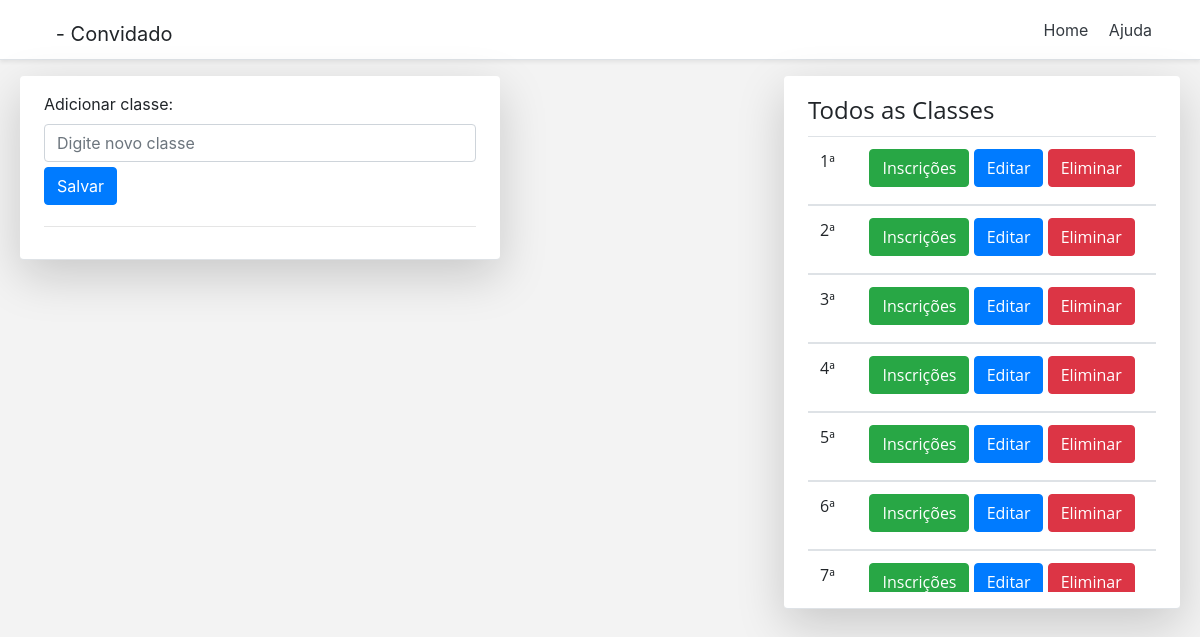
Screenshot of /paginas/area_classes.php (signed in) with the database file from the repository.
### tables this page shows
CREATE TABLE IF NOT EXISTS `classe` (
  `id_classe` int(11) NOT NULL AUTO_INCREMENT,
  `classe` varchar(50) NOT NULL,
  PRIMARY KEY (`id_classe`)
);

### paginas/area_classes.php (the view, shortened to what this page needs)
<?php
include('../php/conexao.php');
?>
<!doctype html>
<html lang="">
  <head>
    <link href="../assets/bootstrap/css/bootstrap.min.css" rel="stylesheet">
    <link href="../assets/fontawesome/all.min.css" rel="stylesheet">
    <link href="pricing.css" rel="stylesheet">
  </head>
  <body>
    <div class="menu d-flex flex-column flex-md-row align-items-center p-3 px-md-4 mb-3 bg-white border-bottom shadow-sm">
      <h5 class="my-0 mr-md-auto font-weight-normal">
        <i class=" user fas fa-user-tie"></i> - <?php echo $_SESSION['usuario']; ?>
      </h5>
      <nav class="my-2 my-md-0 mr-md-3">
        <a class="p-2 text-dark" href="home.php">Home</a>
        <a class="p-2 text-dark" data-toggle="modal" data-target="#exampleModal">Ajuda</a>
      </nav>
    </div>
    <div class="form p-3 px-md-4 mb-3 bg-white border-bottom shadow-lg p3 md-5 rounded">
      <form action="../php/add_classe.php" method="post" autocomplete="off">
        <label>Adicionar classe:</label>
        <input type="text" name="classe" class="form-control" placeholder="Digite novo classe" required>
        <a class="btn btn-primary" data-toggle="modal" data-target="#modalsalvar">Salvar</a>
      </form><hr>
    </div>
    <div class="tabla p-3 px-md-4 mb-3 bg-white border-bottom shadow-lg p3 md-5 rounded">
      <div  id="descer">
        <legend>Todos as Classes</legend>
          <div class="table-responsive">
            <table class="table table-hover">
                <?php
                  $lista_classe = mysqli_query($conexao,"SELECT * FROM classe");
                  while($resultado = mysqli_fetch_array($lista_classe)){
                  $classe = $resultado['classe'];
                ?>
              <tbody>
                <tr>
                  <td><span class="text-center"><?php echo $classe?></span></td>
                  <td>
                    <?php echo "<a href='inscrito_classe.php?&id=".$resultado['id_classe']."'class='btn btn-success'>Inscrições</a>";?>
                    <?php echo "<a href='ed_classe.php?&id=".$resultado['id_classe']."'class='btn btn-primary'>Editar</a>";?>
                    <button type="button" class="btn btn-danger" data-toggle="modal" data-target="#exampleModal<?php echo $resultado['id_classe']?>">Eliminar</button>
                  </td>
                </tr>
              </tbody>
                <?php
                  }
                ?>
            </table>
          </div>
      </div>
    </div>
  </body>
</html>

### paginas/pricing.css (style rules this page uses)
html { font-size: 14px; }
@media (min-width: 768px) { html { font-size: 16px; } }
.menu { height: 60px; }
a { text-decoration: none; }

### paginas/area_classes.php (style rules this page uses)
body { background: #f3f3f3; }
.user { font-size: 2.1rem; }
.form { position:absolute;left:20px;width: 40%;border-radius:10px; }
.form-control { margin-bottom: 5px; }
.tabla { position: absolute;right:20px;width:33%;border-radius:10px;font-family:'Open Sans',sans-serif; }
#descer { overflow: scroll;height: 500px; }
.btn { margin-bottom: 5px; }

### rows the page displays
classe: classe "1ª"
classe: classe "2ª"
classe: classe "3ª"
classe: classe "4ª"
classe: classe "5ª"
classe: classe "6ª"
classe: classe "7ª"

### other values shown
$_SESSION['usuario'] "Convidado"
